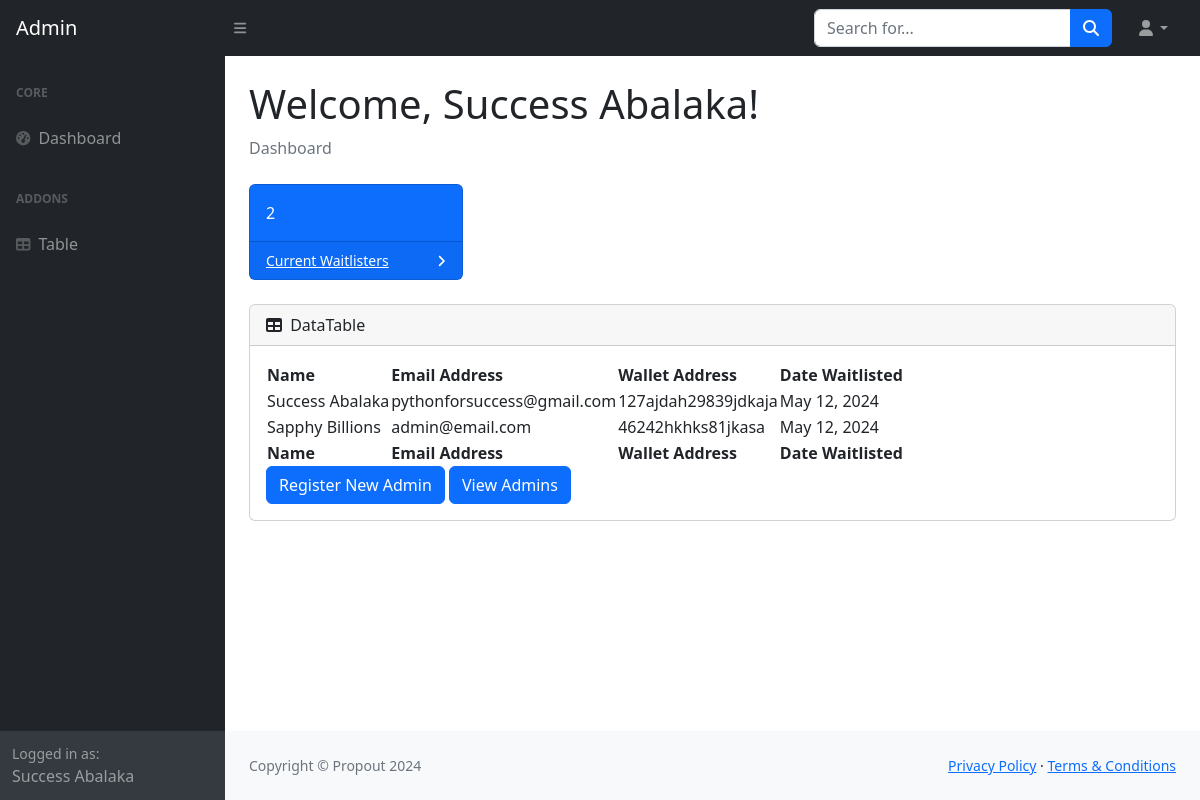
The page /admin-dashboard (signed in) on the database as committed earlier.
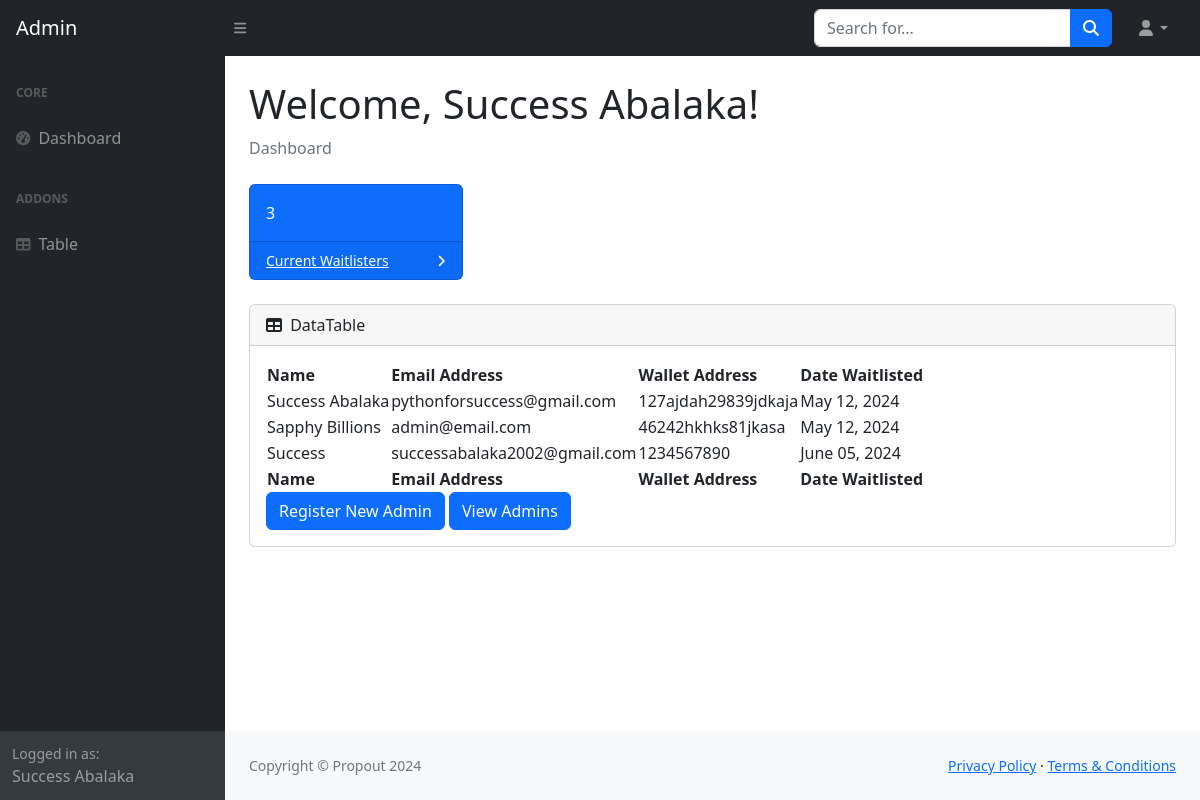
The same page on the database as committed later.
### app.py (models this page shows)
class User(UserMixin, db.Model):
    id: Mapped[int] = mapped_column(Integer, primary_key=True)
    name: Mapped[str] = mapped_column(String(100), nullable=False)
    email: Mapped[str] = mapped_column(String(100), nullable=False)
    password: Mapped[str] = mapped_column(String(100), nullable=False)

class Waitlisters(db.Model):
    id: Mapped[int] = mapped_column(Integer, primary_key=True)
    name: Mapped[str] = mapped_column(String(100), nullable=False)
    email: Mapped[str] = mapped_column(String(100), nullable=False)
    wallet_address: Mapped[str] = mapped_column(String(100), nullable=True)
    date: Mapped[str] = mapped_column(String(100), nullable=False)

### app.py (the view)
@app.route('/admin-dashboard')
@login_required
def dashboard():
    waitlisters = db.session.execute(db.select(Waitlisters)).scalars().all()
    num_of_waitlisters = len(waitlisters)
    return render_template('dashboard.html', user=current_user, waitlisters=waitlisters,
                           num_of_waitlisters=num_of_waitlisters)

### app.py (called while the page is built)
@login_managerr.user_loader
def load_user(user_id):
    return db.get_or_404(User, user_id)

### templates/dashboard.html (shortened to what this page needs)
<!DOCTYPE html>
<html lang="en">
    <head>
        <link href="https://cdn.jsdelivr.net/npm/simple-datatables@7.1.2/dist/style.min.css" rel="stylesheet" />
        <link href="{{url_for('static', filename='css/styles.css')}}" rel="stylesheet" />
    </head>
    <body class="sb-nav-fixed">
        <nav class="sb-topnav navbar navbar-expand navbar-dark bg-dark">
            <a class="navbar-brand ps-3" href="{{url_for('dashboard')}}}}">Admin</a>
            <button class="btn btn-link btn-sm order-1 order-lg-0 me-4 me-lg-0" id="sidebarToggle" href="#!"><i class="fas fa-bars"></i></button>
            <form class="d-none d-md-inline-block form-inline ms-auto me-0 me-md-3 my-2 my-md-0">
                <div class="input-group">
                    <input class="form-control" type="text" placeholder="Search for..." aria-label="Search for..." aria-describedby="btnNavbarSearch" />
                    <button class="btn btn-primary" id="btnNavbarSearch" type="button"><i class="fas fa-search"></i></button>
                </div>
            </form>
            <ul class="navbar-nav ms-auto ms-md-0 me-3 me-lg-4">
                <li class="nav-item dropdown">
                    <a class="nav-link dropdown-toggle" id="navbarDropdown" href="#" role="button" data-bs-toggle="dropdown" aria-expanded="false"><i class="fas fa-user fa-fw"></i></a>
                </li>
            </ul>
        </nav>
        <div id="layoutSidenav">
            <div id="layoutSidenav_nav">
                <nav class="sb-sidenav accordion sb-sidenav-dark" id="sidenavAccordion">
                    <div class="sb-sidenav-menu">
                        <div class="nav">
                            <div class="sb-sidenav-menu-heading">Core</div>
                            <a class="nav-link" href="index.html">
                                <div class="sb-nav-link-icon"><i class="fas fa-tachometer-alt"></i></div>
                                Dashboard
                            </a>
                            <div class="sb-sidenav-menu-heading">Addons</div>
                            <a class="nav-link" href="{{url_for('table')}}">
                                <div class="sb-nav-link-icon"><i class="fas fa-table"></i></div>
                                Table
                            </a>
                        </div>
                    </div>
                    <div class="sb-sidenav-footer">
                        <div class="small">Logged in as:</div>
                        {{user.name}}
                    </div>
                </nav>
            </div>
            <div id="layoutSidenav_content">
                <main>
                    <div class="container-fluid px-4">
                        <h1 class="mt-4" style="text-size: 20px">Welcome, {{user.name}}!</h1>
                        <ol class="breadcrumb mb-4">
                            <li class="breadcrumb-item active">Dashboard</li>
                        </ol>
                        <div class="row">
                            <div class="col-xl-3 col-md-6">
                                <div class="card bg-primary text-white mb-4">
                                    <div class="card-body">{{num_of_waitlisters}}</div>
                                    <div class="card-footer d-flex align-items-center justify-content-between">
                                        <a class="small text-white stretched-link" href="#">Current Waitlisters</a>
                                        <div class="small text-white"><i class="fas fa-angle-right"></i></div>
                                    </div>
                                </div>
                            </div>
                        </div>
                        <div class="card mb-4">
                            <div class="card-header">
                                <i class="fas fa-table me-1"></i>
                                DataTable
                            </div>
                            <div class="card-body">
                                <table id="datatablesSimple">
                                    <thead>
                                        <tr>
                                            <th>Name</th>
                                            <th>Email Address</th>
                                            <th>Wallet Address</th>
                                            <th>Date Waitlisted</th>
                                        </tr>
                                    </thead>
                                    <tfoot>
                                        <tr>
                                            <th>Name</th>
                                            <th>Email Address</th>
                                            <th>Wallet Address</th>
                                            <th>Date Waitlisted</th>
                                        </tr>
                                    </tfoot>
                                    <tbody>
                                    {% for waitlist in waitlisters %}
                                        <tr>
                                            <td>{{waitlist.name}}</td>
                                            <td>{{waitlist.email}}</td>
                                            <td>{{waitlist.wallet_address}}</td>
                                            <td>{{waitlist.date}}</td>
                                        </tr>
                                    {% endfor %}
                                    </tbody>
                                </table>
                                <a class="btn btn-primary btn-block" href="{{url_for('register')}}">Register New Admin</a>
                                <a class="btn btn-primary btn-block" href="{{url_for('admins')}}">View Admins</a>
                            </div>
                        </div>
                    </div>
                </main>
                <footer class="py-4 bg-light mt-auto">
                    <div class="container-fluid px-4">
                        <div class="d-flex align-items-center justify-content-between small">
                            <div class="text-muted">Copyright &copy; Propout 2024</div>
                            <div>
                                <a href="#">Privacy Policy</a>
                                &middot;
                                <a href="#">Terms &amp; Conditions</a>
                            </div>
                        </div>
                    </div>
                </footer>
            </div>
        </div>
    </body>
</html>

Rows that differ between the two databases and show on the page:
added Waitlisters: name "Success", email "successabalaka2002@gmail.com", wallet_address "1234567890", date "June 05, 2024"
Other text that changed with them:
{{ num_of_waitlisters }}: "2" → "3"
